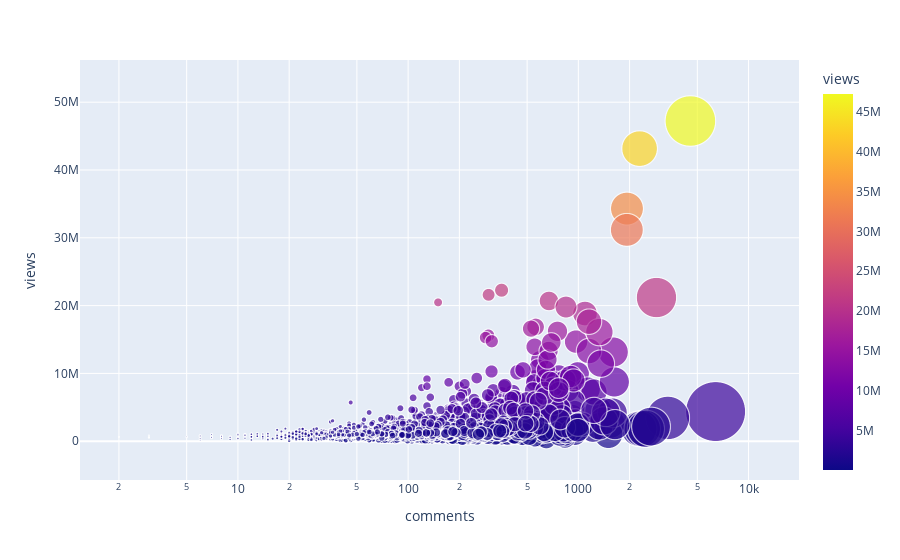

Source (notebook cell):
### Markdown cell above
### ▶ relation between views and comments of talks

### Code cell
fig = px.scatter(df1, 
                 x = "comments", 
                 y = "views", 
                 size = "comments", 
                 color = "views",
                 hover_name="title", 
                 log_x=True, 
                 size_max=60)
fig.show()

### Figure 1 — Plotly figure (JSON) as saved in the notebook; plotly's stock layout.template omitted (floating-point values rounded to 4 significant figures; data arrays with more than 128 entries replaced by an {"elided": "..."} marker saying what was removed)
{"data": [{"hovertemplate": "<b>%{hovertext}</b><br><br>comments=%{marker.size}<br>views=%{marker.color}<extra></extra>", "hovertext": {"elided": "2550 str values"}, "legendgroup": "", "marker": {"color": {"elided": "2550 int values"}, "coloraxis": "coloraxis", "size": {"elided": "2550 int values"}, "sizemode": "area", "sizeref": 1.779, "symbol": "circle"}, "mode": "markers", "name": "", "showlegend": false, "x": {"elided": "2550 int values"}, "xaxis": "x", "y": {"elided": "2550 int values"}, "yaxis": "y", "type": "scattergl"}], "layout": {"xaxis": {"anchor": "y", "domain": [0, 1], "title": {"text": "comments"}, "type": "log", "range": [0.06443, 4.364], "autorange": true}, "yaxis": {"anchor": "x", "domain": [0, 1], "title": {"text": "views"}, "type": "linear", "range": [-9703000.0, 59640000.0], "autorange": true}, "coloraxis": {"colorbar": {"title": {"text": "views"}}, "colorscale": [[0, "#0d0887"], [0.1111, "#46039f"], [0.2222, "#7201a8"], [0.3333, "#9c179e"], [0.4444, "#bd3786"], [0.5556, "#d8576b"], [0.6667, "#ed7953"], [0.7778, "#fb9f3a"], [0.8889, "#fdca26"], [1, "#f0f921"]]}, "legend": {"tracegroupgap": 0, "itemsizing": "constant"}, "margin": {"t": 60}, "autosize": true}}
